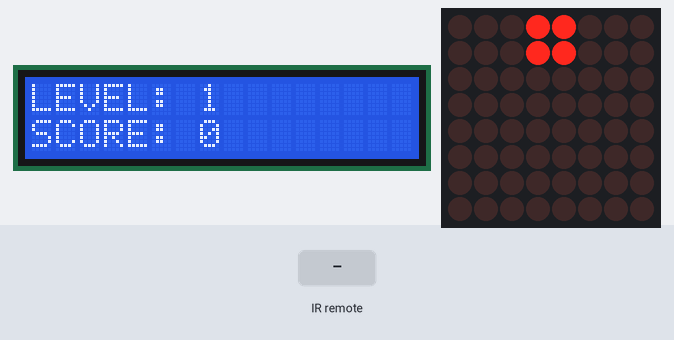
Bench run of a sketch on a simulated Arduino Uno, built with avr-gcc and run on an emulated ATmega328P. Shown: 16×2 character LCD, 8×8 LED matrix. Inputs (shaded band) come from the test bench. Random numbers use the default seed unless the sketch sets one.

Above: at 1.2 s.
1.3 s: infrared code 0x20DF1BE4 received
At 2.1 s:
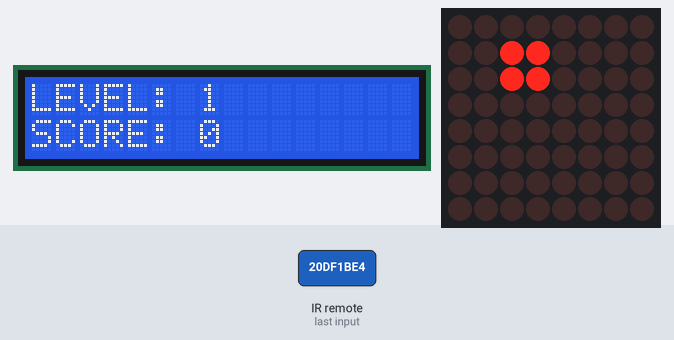
4.3 s: infrared code 0xFFFFFFFF received
At 4.8 s:
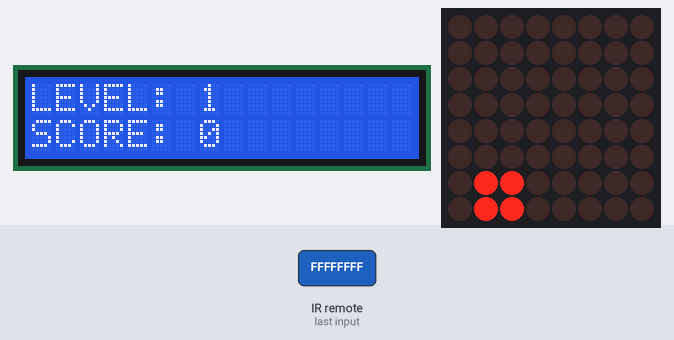
7.3 s: infrared code 0x20DF9B64 received
At 10.1 s:
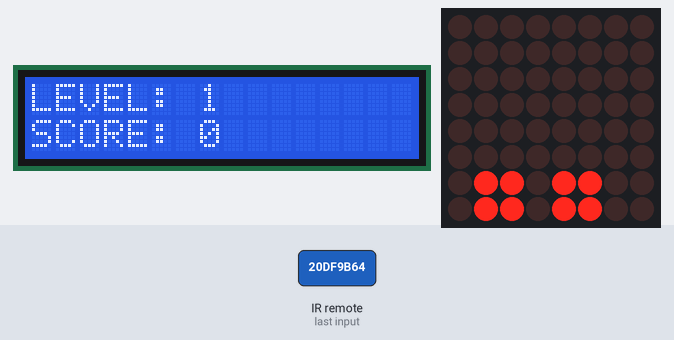
10.3 s: infrared code 0xFFFFFFFF received
At 10.6 s:
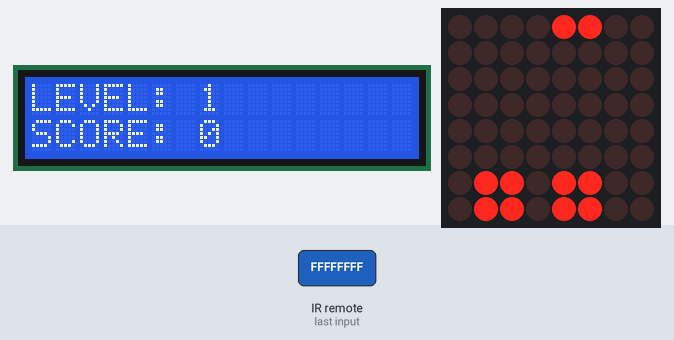
13.3 s: infrared code 0x20DF1BE4 received
At 14.1 s:
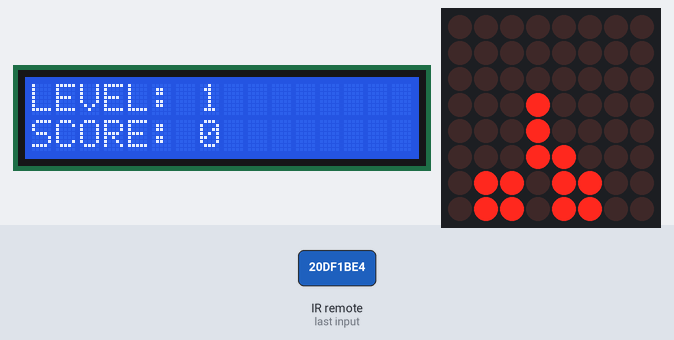
Timing chart, 0 to 16.3 s (numbered marks = the images above; inputs shaded):
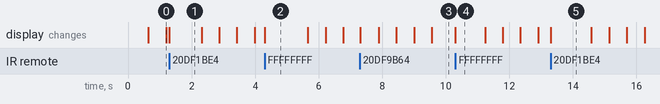

The sketch:

Tetris.ino
```cpp
#include "LedControl.h"
#include <Wire.h>
#include <LiquidCrystal_I2C.h>
#include <IRremote.h>
//#include <cstdlib>

LiquidCrystal_I2C lcd(0x27,16,2);
LedControl lc=LedControl(12,11,10,1);
const int RECV_PIN = 7;
IRrecv irrecv(RECV_PIN);
decode_results results;
unsigned long key_value = 0;

int board[8][8] = {
  {0,0,0,0,0,0,0,0},
  {0,0,0,0,0,0,0,0},
  {0,0,0,0,0,0,0,0},
  {0,0,0,0,0,0,0,0},
  {0,0,0,0,0,0,0,0},
  {0,0,0,0,0,0,0,0},
  {0,0,0,0,0,0,0,0},
  {0,0,0,0,0,0,0,0},
};
int piece[4][2] = {
  {3,-2},
  {3,-1},
  {4,-2},
  {4,-1},
}, type = 0, rotation = 0;
int spee = 500;
int score = 0, level = 1, counter = 0, lines = 0;
bool gameGoing = true;

byte* convert() { // Converts the board array to an array of bytes for display on the matrix
  byte* rtn = new byte[8];
  int value;
  // 1 1 0 1 1 0 0 0
  // 0 1 2 3 4 5 6 7
  // 1 2 4 8 16 32 64 128
  for(int y = 0; y < 8; y++) {
    value = 0;
    for(int x = 0; x < 8; x++) {
      value *= 2;
      value += board[y][x];
      for(int i = 0; i < 4; ++i) {
        if(piece[i][0] == x && piece[i][1] == y) {
          value += 1;
          break;
        }
      }
    }
    /*
    for(int i = 0; i < 4; ++i) {
      if(piece[i][1] == y) {
        value += (pow(piece[i][0]));
      }
    }*/
    rtn[y] = value;
  }
  return rtn;
}

void setup() {
  randomSeed(analogRead(0));
  Serial.begin(9600);
  lcd.init();
  lcd.backlight();

//  lcd.setCursor(0,0);
//  lcd.print("LEVEL: ");
//  lcd.setCursor(0,1);
//  lcd.print("SCORE: ");

  lc.shutdown(0,false);
  /* Set the brightness to a medium values */
  lc.setIntensity(0,8);
  /* and clear the display */
  lc.clearDisplay(0);

  irrecv.enableIRIn();
  irrecv.blink13(true);

}

void loop() {
  if(gameGoing) {
  WRITE(convert());
  updateScreen();

  if(checkForGround()) {
    //Serial.println("In if");
    settlePiece();
    clearLines();
    genNextPiece();
    //spee /= 2;
  }
  else {
    lowerPiece();
  }
  ++counter;
  while(counter % spee != 0) {
    if(irrecv.decode(&results)) {
      //Serial.println("Recieving signal"); Serial.print(results.value, HEX);
      if(results.value == 0xFFFFFFFF) { results.value = key_value; }
      switch(results.value){
          case 0x20DF1BE4:
          //Serial.println("<");
          if(!checkLeft()) {
            leftShiftPiece();
          }
          break;
          case 0x20DF9B64:
          //Serial.println(">");
          if(!checkRight()) {
            rightShiftPiece();
          }
          break;
          case 0x20DF5BA4:
          //turnPiece();
          break;
      }
      WRITE(convert());
      key_value = results.value;
      irrecv.resume();
    }
    delay(1);
    ++counter;
  }
  delay(1);
}
else {
  lc.clearDisplay(0);
  lcd.setCursor(0,0);
  lcd.print("   GAME OVER");
  lcd.setCursor(0,1);
  lcd.print("          ");
}
}

void updateScreen() {
  lcd.setCursor(0,0);
  lcd.print("LEVEL: ");
  lcd.print(level);
  lcd.setCursor(0,1);
  lcd.print("SCORE: ");
  lcd.print(score);
}

void WRITE(byte* a) {
  for(int i = 0; i < 8; ++i) {
    lc.setRow(0,i,a[i]);
    //Serial.println(a[i]);
  }
  delete[] a;
}

bool checkForGround() {
  for(int i = 0; i < 4; ++i) {
    //Serial.println(piece[i][1]);
    if(piece[i][1] == 7) { return true; }
    else if(piece[i][1] < -1) { continue; }
    else if(board[piece[i][1]+1][piece[i][0]] == 1) { return true; }
  }
  return false;
}

bool checkLeft() {
  for(int i = 0; i < 4; ++i) {
    if(piece[i][0] == 0) { return true; }
    else if(board[piece[i][1]][piece[i][0]-1] == 1) { return true; }
  }
  return false;
}

bool checkRight() {
  for(int i = 0; i < 4; ++i) {
    if(piece[i][0] == 7) { return true; }
    else if(board[piece[i][1]][piece[i][0]+1] == 1) { return true; }
  }
  return false;
}

bool checkTurn(int turn[][2]) {
  for(int i = 0; i < 4; ++i) {
    if(turn[i][0] < 0 || turn[i] > 7) { return true; }
    else if(board[turn[i][1]][turn[i][0]] == 1) { return true; }
  }
  return false;
}

void lowerPiece() { for(int i = 0; i < 4; ++i) { ++(piece[i][1]); } }

void leftShiftPiece() { for(int i = 0; i < 4; ++i) { --(piece[i][0]); } }

void rightShiftPiece() { for(int i = 0; i < 4; ++i) { ++(piece[i][0]); } }

void settlePiece() { for(int i = 0; i < 4; ++i) { board[piece[i][1]][piece[i][0]] = 1; } }

void clearLines() {
  int numOfLines = 0, checker = 0, firstLine = -1;
  for(int y = 0; y < 8; ++y) {
    for(int x = 0; x < 8; ++x) {
      checker += board[y][x];
    }
    if(checker == 8) {
      firstLine = y;
      ++numOfLines;
      ++lines;
      for(int x = 0; x < 8; ++x) { board[y][x] = 0; }
    }
    checker = 0;
  }
  int points;
  switch(numOfLines) {
    case 0:
    points = 0;
    break;
    case 1:
    points = 40;
    break;
    case 2:
    points = 100;
    break;
    case 3:
    points = 300;
    break;
    case 4:
    points = 1200;
    break;
  }
  score += level * points;
  level = (lines / 4) + 1;
  spee = 500 / level;

  if(numOfLines != 0) { settleBoard(numOfLines, firstLine); }
}

void settleBoard(int num, int start) {

  for(int i = 0; i < num; ++i) {
    for(int y = start; y != -1; --y) {
      for(int x = 0; x < 8; ++x) {
        if(board[y][x] == 1 && board[y+1][x] == 0) {
          board[y][x] = 0;
          board[y+1][x] = 1;
        }
      }
    }
  }
}

void setPiece(int turn[][2]) {
  for(int i = 0; i < 4; ++i) {
    piece[i][0] = turn[i][0];
    piece[i][1] = turn[i][1];
  }
}
/*
void turnPiece() {
  //int turn[4][2]
  if(type == 0) { // Do nothing, squares don't need to turn
    int turn[4][2] = {
      {piece[3][0],piece[3][1]},
      {piece[2][0],piece[2][1]},
      {piece[1][0],piece[2][1]},
      {piece[0][0],piece[0][1]}
    };
    if(!checkTurn(turn)) {
      ++rotation;
      setPiece(turn);
    }
  }
  else if(type == 1) { // Long
    if(rotation % 2 == 0) { // upright->horizontal
      int turn[4][2] = {
        {piece[3][0]-1,piece[3][1]-1},
        {piece[2][0],piece[2][1]},
        {piece[1][0]+1,piece[2][1]+1},
        {piece[0][0]+2,piece[0][1]+2}
      };
      if(!checkTurn(turn)) {
        ++rotation;
        setPiece(turn);
      }
    }
    else { // horizontal->upright
      int turn[4][2] = {
        {piece[3][0]+1,piece[3][1]+1},
        {piece[2][0],piece[2][1]},
        {piece[1][0]-1,piece[1][1]-1},
        {piece[0][0]-2,piece[0][1]-2}
      };
      if(!checkTurn(turn)) {
        ++rotation;
        setPiece(turn);
      }
    }
  }
  else if(type == 2) { // J
    if(rotation % 4 == 0) { // bottom->right
      int turn[4][2] = {
        {piece[0][0]+2,piece[0][1]-1},
        {piece[1][0]+1,piece[1][1]-2},
        {piece[2][0],piece[2][1]-1},
        {piece[3][0]-1,piece[3][1]}
      };
      if(!checkTurn(turn)) {
        ++rotation;
        setPiece(turn);
      }
    }
    else if(rotation % 4 == 1)  { //right->top
      int turn[4][2] = {
        {piece[0][0]-1,piece[0][1]-2},
        {piece[1][0]-2,piece[1][1]-1},
        {piece[2][0]-1,piece[2][1]},
        {piece[3][0],piece[3][1]+1}
      };
      if(!checkTurn(turn)) {
        ++rotation;
        setPiece(turn);
      }
    }
    else if(rotation % 4 == 2) { // top->left
      int turn[4][2] = {
        {piece[0][0]-1,piece[0][1]+1},
        {piece[1][0]-1,piece[1][1]+2},
        {piece[2][0],piece[2][1]+1},
        {piece[3][0]+1,piece[3][1]}
      };
      if(!checkTurn(turn)) {
        ++rotation;
        setPiece(turn);
      }
    }
    else { // left->bottom
      int turn[4][2] = {
        {piece[0][0],piece[0][1]+2},
        {piece[1][0]+1,piece[1][1]+1},
        {piece[2][0]+1,piece[2][1]},
        {piece[3][0]-1,piece[3][1]-1}
      };
      if(!checkTurn(turn)) {
        ++rotation;
        setPiece(turn);
      }
    }
  }
  else if(type == 2) { //L
    if(rotation % 4 == 0) { // bottom->right
      int turn[4][2] = {
        {piece[3][0]+1,piece[3][1]-2},
        {piece[2][0]+2,piece[2][1]-1},
        {piece[1][0]+1,piece[2][1]},
        {piece[0][0]+1,piece[0][1]+1}
      };
      if(!checkTurn(turn)) {
        ++rotation;
        setPiece(turn);
      }
    }
  }
}
*/


void genNextPiece() { //Sets up piece array for next piece to be lowered
  type = random(7);
  switch(type){
    case 0: // square
    piece[0][0] = 3; piece[0][1] = -2;
    piece[1][0] = 3; piece[1][1] = -1;
    piece[2][0] = 4; piece[2][1] = -2;
    piece[3][0] = 4; piece[3][1] = -1;
    break;
    case 1: // long
    piece[0][0] = 3; piece[0][1] = -1;
    piece[1][0] = 3; piece[1][1] = -2;
    piece[2][0] = 3; piece[2][1] = -3;
    piece[3][0] = 3; piece[3][1] = -4;
    break;
    case 2: // J
    piece[0][0] = 3; piece[0][1] = -1;
    piece[1][0] = 4; piece[1][1] = -1;
    piece[2][0] = 4; piece[2][1] = -2;
    piece[3][0] = 4; piece[3][1] = -3;
    break;
    case 3: // L
    piece[0][0] = 4; piece[0][1] = -1;
    piece[1][0] = 3; piece[1][1] = -1;
    piece[2][0] = 3; piece[2][1] = -2;
    piece[3][0] = 3; piece[3][1] = -3;
    break;
    case 4: // S
    piece[0][0] = 3; piece[0][1] = -3;
    piece[1][0] = 3; piece[1][1] = -2;
    piece[2][0] = 4; piece[2][1] = -2;
    piece[3][0] = 4; piece[3][1] = -1;
    break;
    case 5: // Z
    piece[0][0] = 4; piece[0][1] = -3;
    piece[1][0] = 4; piece[1][1] = -2;
    piece[2][0] = 3; piece[2][1] = -2;
    piece[3][0] = 3; piece[3][1] = -1;
    break;
    case 6: // T
    piece[0][0] = 3; piece[0][1] = -1;
    piece[1][0] = 3; piece[1][1] = -2;
    piece[2][0] = 3; piece[2][1] = -3;
    piece[3][0] = 4; piece[3][1] = -2;
    break;
  }
  if(checkForGround()) { gameGoing = false; }
}
```

Measured:
- what the display in image 1 shows lasts 1.0 s, from 1.3 s to 2.3 s
- what the display in image 2 shows lasts 1.4 s, from 4.3 s to 5.7 s
- what the display in image 4 shows lasts 0.9 s, from 10.3 s to 11.2 s
- what the display in image 5 shows lasts 1.3 s, from 13.3 s to 14.6 s
